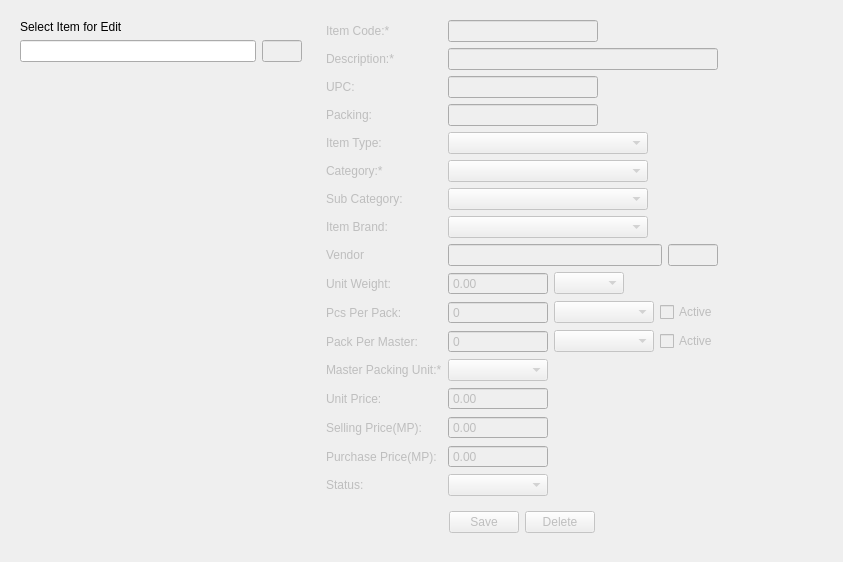
<?xml version="1.0" encoding="UTF-8"?>
<ui version="4.0">
 <class>EditItem</class>
 <widget class="QWidget" name="EditItem">
  <property name="geometry">
   <rect>
    <x>0</x>
    <y>0</y>
    <width>843</width>
    <height>537</height>
   </rect>
  </property>
  <property name="windowTitle">
   <string>Form</string>
  </property>
  <layout class="QHBoxLayout" name="horizontalLayout_5">
   <item>
    <widget class="QFrame" name="frame">
     <property name="minimumSize">
      <size>
       <width>300</width>
       <height>0</height>
      </size>
     </property>
     <property name="maximumSize">
      <size>
       <width>300</width>
       <height>16777215</height>
      </size>
     </property>
     <property name="frameShape">
      <enum>QFrame::NoFrame</enum>
     </property>
     <property name="frameShadow">
      <enum>QFrame::Raised</enum>
     </property>
     <layout class="QVBoxLayout" name="verticalLayout">
      <item>
       <widget class="QLabel" name="label_17">
        <property name="text">
         <string>Select Item for Edit</string>
        </property>
       </widget>
      </item>
      <item>
       <layout class="QHBoxLayout" name="horizontalLayout_6">
        <item>
         <widget class="QLineEdit" name="itemname"/>
        </item>
        <item>
         <widget class="QLineEdit" name="itemid">
          <property name="enabled">
           <bool>false</bool>
          </property>
          <property name="maximumSize">
           <size>
            <width>40</width>
            <height>16777215</height>
           </size>
          </property>
         </widget>
        </item>
       </layout>
      </item>
      <item>
       <spacer name="verticalSpacer">
        <property name="orientation">
         <enum>Qt::Vertical</enum>
        </property>
        <property name="sizeHint" stdset="0">
         <size>
          <width>20</width>
          <height>451</height>
         </size>
        </property>
       </spacer>
      </item>
     </layout>
    </widget>
   </item>
   <item>
    <widget class="QFrame" name="editFrame">
     <property name="enabled">
      <bool>false</bool>
     </property>
     <property name="maximumSize">
      <size>
       <width>500</width>
       <height>16777215</height>
      </size>
     </property>
     <property name="frameShape">
      <enum>QFrame::NoFrame</enum>
     </property>
     <property name="frameShadow">
      <enum>QFrame::Raised</enum>
     </property>
     <layout class="QFormLayout" name="formLayout">
      <item row="0" column="0">
       <widget class="QLabel" name="label">
        <property name="text">
         <string>Item Code:*</string>
        </property>
       </widget>
      </item>
      <item row="0" column="1">
       <widget class="QLineEdit" name="itemcode">
        <property name="maximumSize">
         <size>
          <width>150</width>
          <height>16777215</height>
         </size>
        </property>
       </widget>
      </item>
      <item row="1" column="0">
       <widget class="QLabel" name="label_2">
        <property name="text">
         <string>Description:*</string>
        </property>
       </widget>
      </item>
      <item row="1" column="1">
       <widget class="QLineEdit" name="description"/>
      </item>
      <item row="2" column="0">
       <widget class="QLabel" name="label_3">
        <property name="text">
         <string>UPC:</string>
        </property>
       </widget>
      </item>
      <item row="2" column="1">
       <widget class="QLineEdit" name="upc">
        <property name="maximumSize">
         <size>
          <width>150</width>
          <height>16777215</height>
         </size>
        </property>
       </widget>
      </item>
      <item row="3" column="0">
       <widget class="QLabel" name="label_4">
        <property name="text">
         <string>Packing:</string>
        </property>
       </widget>
      </item>
      <item row="3" column="1">
       <widget class="QLineEdit" name="pack">
        <property name="maximumSize">
         <size>
          <width>150</width>
          <height>16777215</height>
         </size>
        </property>
       </widget>
      </item>
      <item row="4" column="0">
       <widget class="QLabel" name="label_5">
        <property name="text">
         <string>Item Type:</string>
        </property>
       </widget>
      </item>
      <item row="4" column="1">
       <widget class="QComboBox" name="itemtype">
        <property name="maximumSize">
         <size>
          <width>200</width>
          <height>16777215</height>
         </size>
        </property>
       </widget>
      </item>
      <item row="5" column="0">
       <widget class="QLabel" name="label_6">
        <property name="text">
         <string>Category:*</string>
        </property>
       </widget>
      </item>
      <item row="5" column="1">
       <widget class="QComboBox" name="category">
        <property name="maximumSize">
         <size>
          <width>200</width>
          <height>16777215</height>
         </size>
        </property>
       </widget>
      </item>
      <item row="6" column="0">
       <widget class="QLabel" name="label_7">
        <property name="text">
         <string>Sub Category:</string>
        </property>
       </widget>
      </item>
      <item row="6" column="1">
       <widget class="QComboBox" name="subcat">
        <property name="maximumSize">
         <size>
          <width>200</width>
          <height>16777215</height>
         </size>
        </property>
       </widget>
      </item>
      <item row="7" column="0">
       <widget class="QLabel" name="label_8">
        <property name="text">
         <string>Item Brand:</string>
        </property>
       </widget>
      </item>
      <item row="7" column="1">
       <widget class="QComboBox" name="brand">
        <property name="maximumSize">
         <size>
          <width>200</width>
          <height>16777215</height>
         </size>
        </property>
       </widget>
      </item>
      <item row="8" column="0">
       <widget class="QLabel" name="label_9">
        <property name="text">
         <string>Vendor</string>
        </property>
       </widget>
      </item>
      <item row="8" column="1">
       <layout class="QHBoxLayout" name="horizontalLayout">
        <item>
         <widget class="QLineEdit" name="vendorname"/>
        </item>
        <item>
         <widget class="QLineEdit" name="vendorid">
          <property name="enabled">
           <bool>false</bool>
          </property>
          <property name="maximumSize">
           <size>
            <width>50</width>
            <height>16777215</height>
           </size>
          </property>
         </widget>
        </item>
       </layout>
      </item>
      <item row="9" column="0">
       <widget class="QLabel" name="label_10">
        <property name="text">
         <string>Unit Weight:</string>
        </property>
       </widget>
      </item>
      <item row="9" column="1">
       <layout class="QHBoxLayout" name="horizontalLayout_2">
        <item>
         <widget class="QDoubleSpinBox" name="lbsperpriceunit">
          <property name="minimumSize">
           <size>
            <width>100</width>
            <height>0</height>
           </size>
          </property>
          <property name="maximumSize">
           <size>
            <width>100</width>
            <height>16777215</height>
           </size>
          </property>
          <property name="buttonSymbols">
           <enum>QAbstractSpinBox::NoButtons</enum>
          </property>
          <property name="maximum">
           <double>999999999.000000000000000</double>
          </property>
         </widget>
        </item>
        <item>
         <widget class="QComboBox" name="priceunit">
          <property name="minimumSize">
           <size>
            <width>70</width>
            <height>0</height>
           </size>
          </property>
          <property name="maximumSize">
           <size>
            <width>70</width>
            <height>16777215</height>
           </size>
          </property>
         </widget>
        </item>
        <item>
         <spacer name="horizontalSpacer">
          <property name="orientation">
           <enum>Qt::Horizontal</enum>
          </property>
          <property name="sizeHint" stdset="0">
           <size>
            <width>40</width>
            <height>20</height>
           </size>
          </property>
         </spacer>
        </item>
       </layout>
      </item>
      <item row="10" column="0">
       <widget class="QLabel" name="label_11">
        <property name="text">
         <string>Pcs Per Pack:</string>
        </property>
       </widget>
      </item>
      <item row="10" column="1">
       <layout class="QHBoxLayout" name="horizontalLayout_3">
        <item>
         <widget class="QSpinBox" name="pcsPerPack">
          <property name="minimumSize">
           <size>
            <width>100</width>
            <height>0</height>
           </size>
          </property>
          <property name="maximumSize">
           <size>
            <width>100</width>
            <height>16777215</height>
           </size>
          </property>
          <property name="buttonSymbols">
           <enum>QAbstractSpinBox::NoButtons</enum>
          </property>
          <property name="maximum">
           <number>999999999</number>
          </property>
         </widget>
        </item>
        <item>
         <widget class="QComboBox" name="pcsperpackunitid">
          <property name="minimumSize">
           <size>
            <width>100</width>
            <height>0</height>
           </size>
          </property>
          <property name="maximumSize">
           <size>
            <width>100</width>
            <height>16777215</height>
           </size>
          </property>
         </widget>
        </item>
        <item>
         <widget class="QCheckBox" name="pcs_activeList">
          <property name="text">
           <string>Active</string>
          </property>
         </widget>
        </item>
       </layout>
      </item>
      <item row="11" column="0">
       <widget class="QLabel" name="label_12">
        <property name="text">
         <string>Pack Per Master:</string>
        </property>
       </widget>
      </item>
      <item row="11" column="1">
       <layout class="QHBoxLayout" name="horizontalLayout_4">
        <item>
         <widget class="QSpinBox" name="packPerMaster">
          <property name="minimumSize">
           <size>
            <width>100</width>
            <height>0</height>
           </size>
          </property>
          <property name="maximumSize">
           <size>
            <width>100</width>
            <height>16777215</height>
           </size>
          </property>
          <property name="buttonSymbols">
           <enum>QAbstractSpinBox::NoButtons</enum>
          </property>
          <property name="maximum">
           <number>999999999</number>
          </property>
         </widget>
        </item>
        <item>
         <widget class="QComboBox" name="packpermasterunitid">
          <property name="minimumSize">
           <size>
            <width>100</width>
            <height>0</height>
           </size>
          </property>
          <property name="maximumSize">
           <size>
            <width>100</width>
            <height>16777215</height>
           </size>
          </property>
         </widget>
        </item>
        <item>
         <widget class="QCheckBox" name="activeList">
          <property name="text">
           <string>Active</string>
          </property>
         </widget>
        </item>
       </layout>
      </item>
      <item row="12" column="0">
       <widget class="QLabel" name="label_13">
        <property name="text">
         <string>Master Packing Unit:*</string>
        </property>
       </widget>
      </item>
      <item row="12" column="1">
       <widget class="QComboBox" name="masterpackingunitid">
        <property name="maximumSize">
         <size>
          <width>100</width>
          <height>16777215</height>
         </size>
        </property>
       </widget>
      </item>
      <item row="13" column="0">
       <widget class="QLabel" name="label_14">
        <property name="text">
         <string>Unit Price:</string>
        </property>
       </widget>
      </item>
      <item row="13" column="1">
       <widget class="QDoubleSpinBox" name="unitPrice">
        <property name="maximumSize">
         <size>
          <width>100</width>
          <height>16777215</height>
         </size>
        </property>
        <property name="buttonSymbols">
         <enum>QAbstractSpinBox::NoButtons</enum>
        </property>
        <property name="maximum">
         <double>999999999.000000000000000</double>
        </property>
       </widget>
      </item>
      <item row="14" column="0">
       <widget class="QLabel" name="label_15">
        <property name="text">
         <string>Selling Price(MP):</string>
        </property>
       </widget>
      </item>
      <item row="14" column="1">
       <widget class="QDoubleSpinBox" name="price1">
        <property name="maximumSize">
         <size>
          <width>100</width>
          <height>16777215</height>
         </size>
        </property>
        <property name="buttonSymbols">
         <enum>QAbstractSpinBox::NoButtons</enum>
        </property>
        <property name="maximum">
         <double>999999999.000000000000000</double>
        </property>
       </widget>
      </item>
      <item row="15" column="0">
       <widget class="QLabel" name="label_16">
        <property name="text">
         <string>Purchase Price(MP):</string>
        </property>
       </widget>
      </item>
      <item row="15" column="1">
       <widget class="QDoubleSpinBox" name="itemcosteach">
        <property name="maximumSize">
         <size>
          <width>100</width>
          <height>16777215</height>
         </size>
        </property>
        <property name="buttonSymbols">
         <enum>QAbstractSpinBox::NoButtons</enum>
        </property>
        <property name="maximum">
         <double>999999999.000000000000000</double>
        </property>
       </widget>
      </item>
      <item row="16" column="0">
       <widget class="QLabel" name="label_18">
        <property name="text">
         <string>Status:</string>
        </property>
       </widget>
      </item>
      <item row="16" column="1">
       <widget class="QComboBox" name="status">
        <property name="maximumSize">
         <size>
          <width>100</width>
          <height>16777215</height>
         </size>
        </property>
       </widget>
      </item>
      <item row="17" column="0" colspan="2">
       <widget class="QWidget" name="widget" native="true">
        <layout class="QHBoxLayout" name="horizontalLayout_7">
         <item>
          <spacer name="horizontalSpacer_4">
           <property name="orientation">
            <enum>Qt::Horizontal</enum>
           </property>
           <property name="sizeHint" stdset="0">
            <size>
             <width>40</width>
             <height>20</height>
            </size>
           </property>
          </spacer>
         </item>
         <item>
          <widget class="QPushButton" name="btn_save">
           <property name="maximumSize">
            <size>
             <width>70</width>
             <height>16777215</height>
            </size>
           </property>
           <property name="text">
            <string>Save</string>
           </property>
          </widget>
         </item>
         <item>
          <widget class="QPushButton" name="btn_delete">
           <property name="maximumSize">
            <size>
             <width>70</width>
             <height>16777215</height>
            </size>
           </property>
           <property name="text">
            <string>Delete</string>
           </property>
          </widget>
         </item>
         <item>
          <spacer name="horizontalSpacer_3">
           <property name="orientation">
            <enum>Qt::Horizontal</enum>
           </property>
           <property name="sizeHint" stdset="0">
            <size>
             <width>40</width>
             <height>20</height>
            </size>
           </property>
          </spacer>
         </item>
        </layout>
       </widget>
      </item>
     </layout>
    </widget>
   </item>
   <item>
    <spacer name="horizontalSpacer_2">
     <property name="orientation">
      <enum>Qt::Horizontal</enum>
     </property>
     <property name="sizeHint" stdset="0">
      <size>
       <width>40</width>
       <height>20</height>
      </size>
     </property>
    </spacer>
   </item>
  </layout>
 </widget>
 <resources/>
 <connections/>
</ui>
